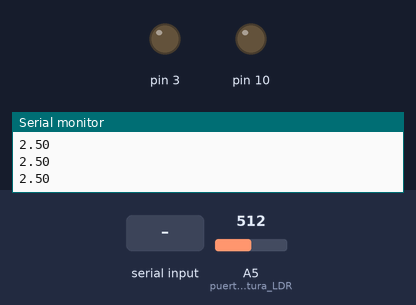
This sketch was run on a simulated Arduino Uno, built with avr-gcc and run on an emulated ATmega328P. Parts: output pins drawn as LEDs (lit = HIGH), the last lines printed to the serial monitor. Inputs (shaded band) come from the test bench; at power-on: A5 (puerto_lectura_LDR) = 512.

Above: at 1.2 s.
1.3 s: "90,45\n" received over Serial
At 2.1 s:
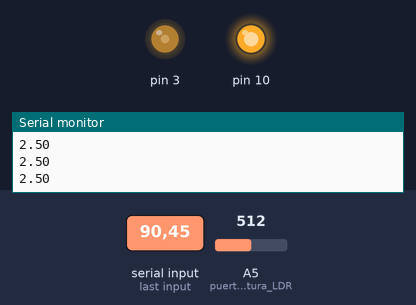
3.2 s: "30,150\n" received over Serial
At 4.5 s:
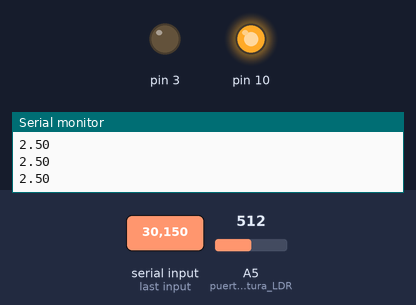
6.2 s: "90\n" received over Serial
At 6.9 s:
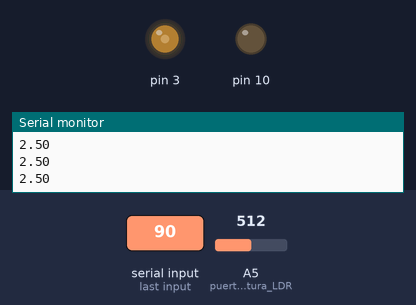
9.0 s: "200\n" received over Serial
At 10.1 s:
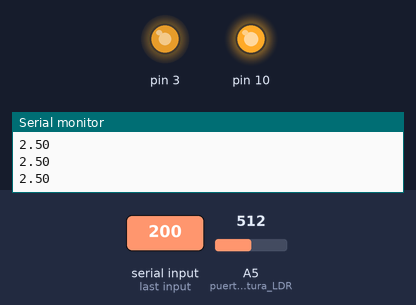
12.0 s: "5\n" received over Serial
At 14.5 s:
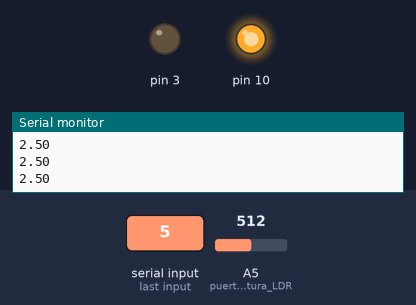
Timing chart, 0 to 15.7 s (numbered marks = the images above; inputs shaded):
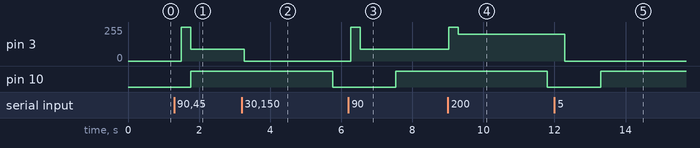

The sketch:

mainSketch.ino
```cpp
/*
 * MAIN PEC
 *
 */
#include "motor.h"
#include "ledAlive.h"

motor m(3);
ledAlive l(10);

//LDR
// valores cercanos a 0 LUZ
// valores cercanos a 5 oscuridad
const float Vin_LDR = 5.0; //Si se alimenta con 5V, tambien puede ser 3V
const String LdrTAG = "LDR: ";
const int puerto_lectura_LDR = A5;
const String opciones="1. reiniciar Arduino\n2.Dar Velocidad Motor\n3.ApagarMotor\n4.Leer Luz\n5.Ver temperatura\n6.Ver Humedad";

void setup() {
  Serial.begin(9600);
  pinMode(puerto_lectura_LDR,INPUT);
  Serial.println("ARDUINO SETUP COMPLET");
}

void loop() {
  /*
  Serial.println(opciones);
  Serial.println("introduzaca una opcion");
  if(Serial.available() > 0){
    String str = Serial.readStringUntil('\n');
    switch(str.toInt()){
        case 1:
          Serial.println("Reiniciando");
          break;
        case 2:
          Serial.println("Introduzca un valor para el motor 0-100");
          //m.set()
          break;
        case 3:
          break;
        case 4:
          break;
        default:
          Serial.println("no se ha reconocido el comando");
          break;
    }
  }
  */
  comprobarLDR();
  comprobarMotor();
  l.actLedAlive(0);
  delay(500);
}

int comprobarMotor(){
    if(Serial.available()){
      String str = Serial.readStringUntil('\n');
      m.setVelocidad(str.toInt());
    }
}
float comprobarLDR(){
  long lectura;
  float Voltaje_R2=0;
  // Leemos el valor en el pin puerto_lectura_LDR
  lectura=analogRead(puerto_lectura_LDR);
  // Calculamos el voltaje en la resistencia desconocida
  Voltaje_R2=(Vin_LDR/1023.0)*lectura;
  // Lo imprimimos en el Monitor Serie
  Serial.println(Voltaje_R2,2);
  return Voltaje_R2;
}
```

ledAlive.cpp
```cpp
#include "ledAlive.h"
#include "Arduino.h"

ledAlive::ledAlive(int pin){
    pinLedAlive = pin;
    pinMode(pin,OUTPUT);
    ledAliveStatus = 0;
}

void ledAlive::actLedAlive(int forceStatus){
    digitalWrite(pinLedAlive, ledAliveStatus>2);

    ledAliveStatus++;
    if(ledAliveStatus >10) ledAliveStatus = 0;
    return;
}
```

ledAlive.h
```cpp
#ifndef ledAlive_h
#define ledAlive_h
#include "Arduino.h"

class ledAlive{
    public:
        ledAlive(int pin);
         void actLedAlive(int forceStatus);
    private:
        int pinLedAlive;
        int ledAliveStatus;

};

#endif
```

motor.cpp
```cpp
#include "motor.h"
#include "Arduino.h"

//constructor
motor::motor(int pin){
    motorPin = pin;
    pinMode(motorPin, OUTPUT);
}
int motor::setVelocidad(int v){
    if(v<= 0) return -1;
    else if(v <= 70) {
      analogWrite(motorPin, 0);
      velocidadActual = 0;
      return 0;
    }
    else if(v <= 255){
        analogWrite(motorPin, 255); //ARRANCAMOS AL MAXIMO
        delay(260);
        analogWrite(motorPin, v);
        velocidadActual = v;
        return 1;
    }
    else {
        analogWrite(motorPin, 255);
        velocidadActual = 255;
        return 2;
    }
}
//v entre 0 i 100
void motor::setVelocidadTotal(int v){

  return 0;
}
//valor que se escribe por el pin realmente
int motor::getVelocidad(){
    return velocidadActual;
}
//valor mapeado desde 0 a 100
int motor::getVelocidadTotal(){
    return map(velocidadActual,70, 255,0, 100);
}
```

motor.h
```cpp
#ifndef motor_h
#define motor_h
#include "Arduino.h"

class motor{
    public:
      motor(int pin);
      int setVelocidad(int v);
      void setVelocidadTotal(int v);
      int getVelocidad();
      int getVelocidadTotal();
    private:
      int motorPin;
      int velocidadActual;
      const String motorTag ="motorPwm: ";
};
#endif
```

Measured:
- after the input at 1.3 s, pin 3: 0/255 → 255/255 after 0.20 s, → 90/255 0.26 s later; pin 10: LOW → HIGH after 0.46 s instead of 0.20 s
- after the input at 3.2 s, pin 3: 90/255 → 0/255 after 0.06 s
- after the input at 6.2 s, pin 3: 0/255 → 255/255 after 0.07 s, → 90/255 0.26 s later; pin 10: LOW → HIGH after 1.3 s instead of 1.1 s
- after the input at 9.0 s, pin 3: 90/255 → 255/255 at once, → 200/255 0.26 s later; pin 10: HIGH → LOW after 2.8 s instead of 2.5 s
- after the input at 12.0 s, pin 3: 200/255 → 0/255 after 0.29 s
